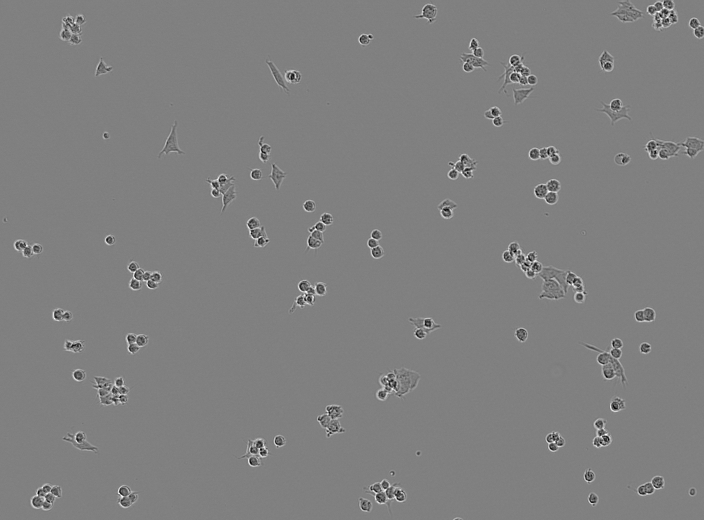
#> input picture extracted_files/SHSY5Y Rep 1/SHSY5Y_03.tif, 704 x 520 px
$ python -i 'Count cells.py'   (imports and definitions only)
#> lines starting #> are read from the running program, lines starting #| are printed output that depends on the picture; after the words box and inside, x2 and y2 are one past the last pixel; in counts of white or black regions, pixels touching at a corner belong together
#> further down, picture is the input picture: shape (520, 704, 3); min 3, max 255, mean 128
import cv2
import numpy as np
import glob
import matplotlib.pyplot as plt

# Function to count cells based on their shape
def count_cells(image):
    # Convert the image to grayscale
    gray = cv2.cvtColor(image, cv2.COLOR_BGR2GRAY)

    # Apply Gaussian blur to reduce noise
    gray = cv2.GaussianBlur(gray, (5, 5), 0)

    threshold_value = 130 # Adjust this value
    _, thresh = cv2.threshold(gray, threshold_value, 255, cv2.THRESH_BINARY)
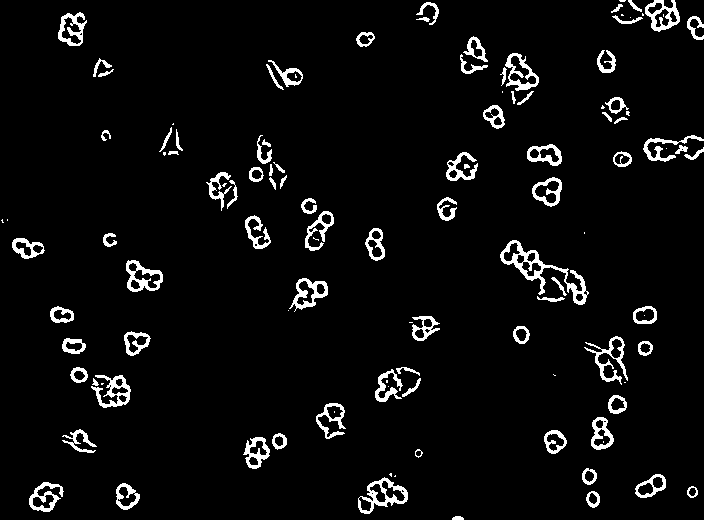
#> thresh: shape (520, 704); 4.9% white; 116 white regions (29 under 20 px)
    cv2.imshow('Binary Image', thresh)
    # Find contours in the thresholded image
    contours, _ = cv2.findContours(thresh, cv2.RETR_EXTERNAL, cv2.CHAIN_APPROX_SIMPLE)
#> contours = 111 contours, 28 with area under 20; largest, box (x1, y1, x2, y2) and area: (500, 240, 589, 305) 1346, (358, 477, 408, 514) 962, (126, 260, 163, 292) 770, (505, 53, 539, 91) 731, (645, 0, 680, 32) 711

    cell_count = 0
    for contour in contours:
        # Approximate the contour as a polygon
        epsilon = 0.04 * cv2.arcLength(contour, True)
        approx = cv2.approxPolyDP(contour, epsilon, True)

        # Check if the contour is almost circular or a bulge (e.g., having a certain number of vertices)
        if len(approx) >= 7:
            cell_count += 1
#> this loop made 111 passes
#> epsilon on passes 2, 3, 4, 5, 8, 10, 11, 12, 13, 14, 15, 16: 1.92, 1.4, 3.39, 7.15, 3.57, 2.06, 0.966, 4.94, 2, 2.94, 8.24, 3.93
#> (epsilon, approx) on passes 1, 6, 7, 9, 19, 21: (1.03, [[452, 518], [463, 519], [460, 516], [455, 516]]), (7.46, [[407, 492], [384, 477], [358, 507], [403, 503]]), (0.137, [[395, 475], [394, 476], [395, 476]]), (0.33, [[390, 473], [389, 474], [391, 476], [391, 473]]), (0, [[388, 386]]), (0.08, [[624, 382], [625, 382]])
#> after the loop, cell_count = 22

    return cell_count

# Process the images
image_files = glob.glob('/Users/gmacheta/Desktop/untitled folder/SHSY5Y Rep 1/*.tif')
results = []

# Extract image numbers from filenames
# [1 line that did not run here, left out]

# Sort the image files based on the image number
# [1 line that did not run here, left out]

# [15 lines not run here, left out]

>>> import cv2
>>> picture = cv2.imread('extracted_files/SHSY5Y Rep 1/SHSY5Y_03.tif')
>>> result = count_cells(picture)
#> result = 22
